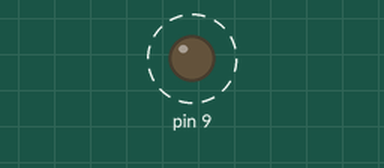
Recording of a sketch running on a simulated Arduino Uno, built with avr-gcc and run on an emulated ATmega328P. On the bench: output pins drawn as LEDs (lit = HIGH). Dashed ring = blinking.

Above: at 0.5 s.
Timing chart, 0 to 4.6 s (numbered marks = the images above):
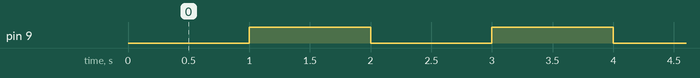

Measured:
- by itself, pin 9: alternates HIGH for 1.0 s and LOW for 1.0 s

The sketch:

BlinkWithTimers.ino
```cpp
#define DDRB   (*(volatile unsigned char*)  0x24)
#define TCCR1A (*(volatile unsigned char*)  0x80)
#define TCCR1B (*(volatile unsigned char*)  0x81)
#define OCR1A  (*(volatile unsigned short*) 0x88)

void setup() {
  TCCR1A = 0;
  TCCR1B = 0;
  TCCR1A |= 0b01000000; // Toggles PB1 on compare match
  TCCR1B |= 0b00000101; // Sets the prescaler to 1024
  TCCR1B |= 0b00001000; // Enables CTC
  OCR1A = 15625;        // Sets the compare value
  DDRB |= 0b00000010;   // Sets PB1 (pin 9) as an output
}

void loop() {}
```
